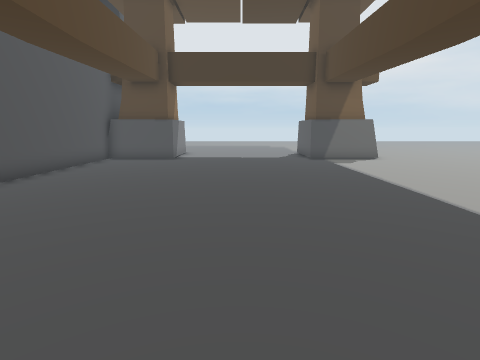
[1] (above)

19 first-person views from a walk through a scene from a Unity 3-D project. The camera is 1.5 m above the floor, tilts 10° down and sees 80° across. The floor is counted in squares, 1 m on a side. Each view is taken from the middle of a square. On the plan, view 1 faces up. The plan holds only what a view shows up to about 14 squares ahead; the rest is blank. The place goes on beyond the plan.

[2]
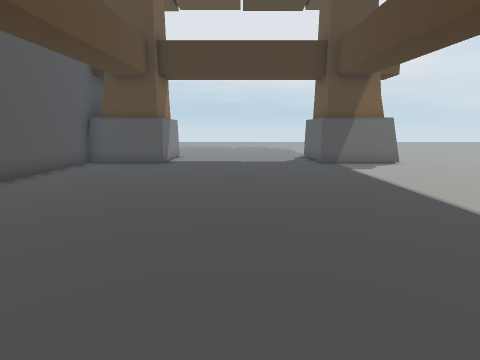

[3]
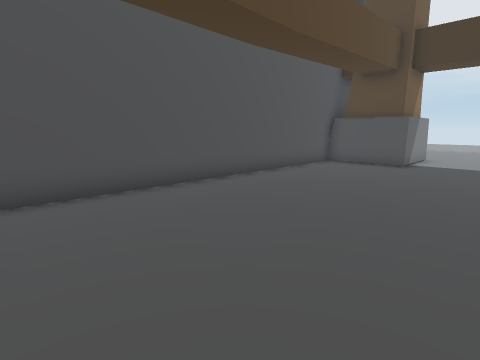

[4]
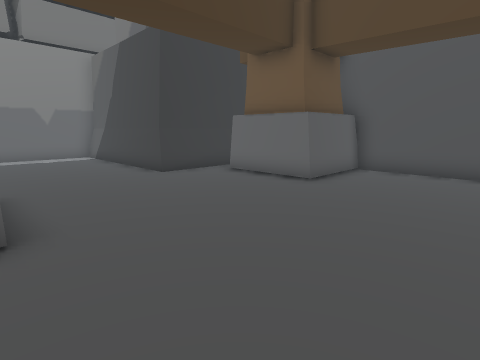

[5]
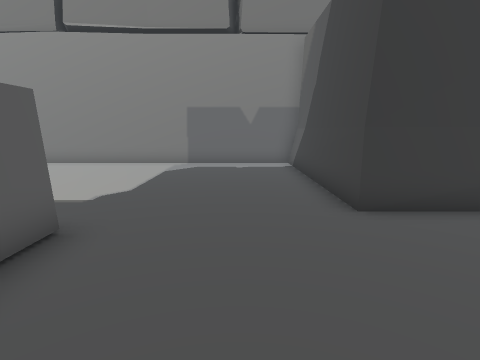

[6]
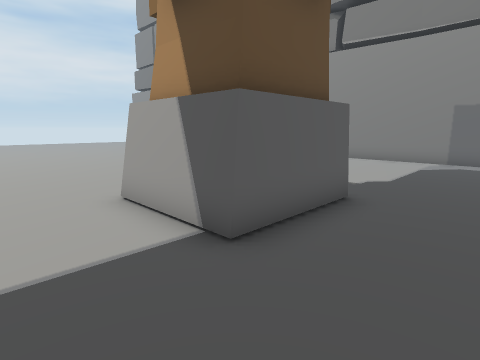

[7]
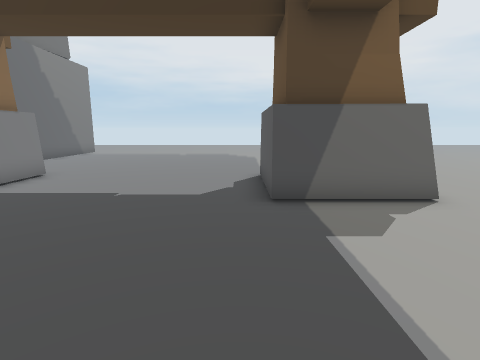

[8]
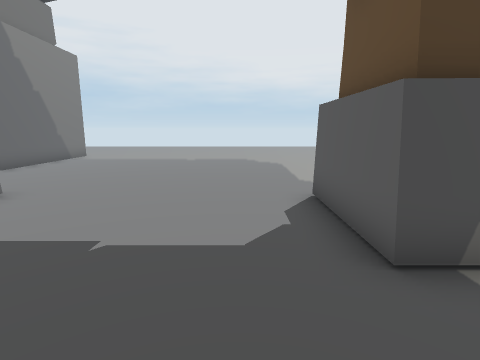

[9]
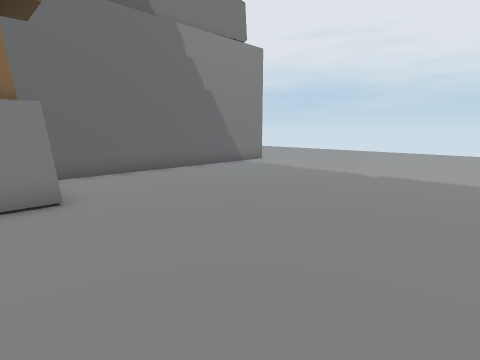

[10]
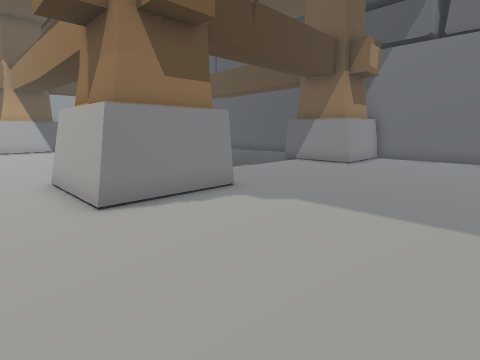

[11]
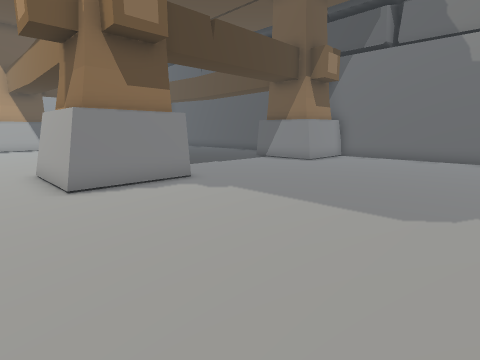

[12]
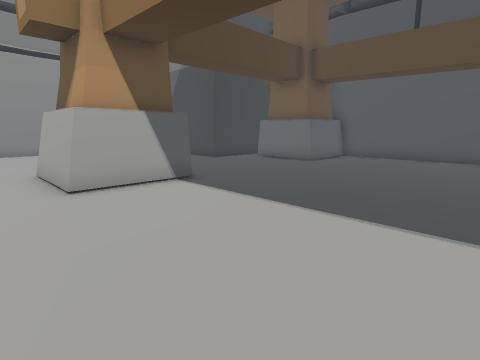

[13]
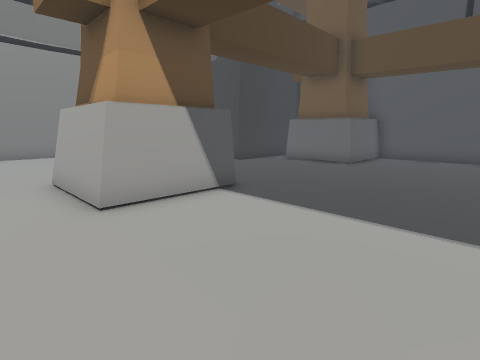

[14]
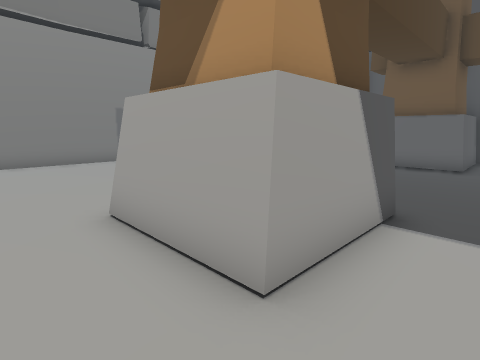

[15]
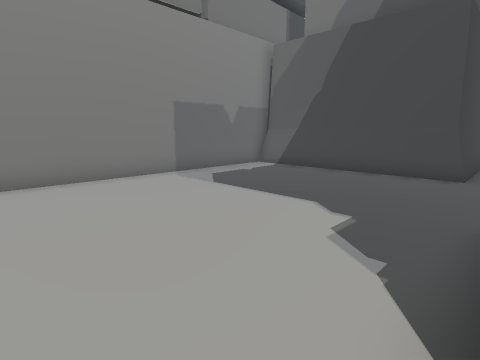

[16]
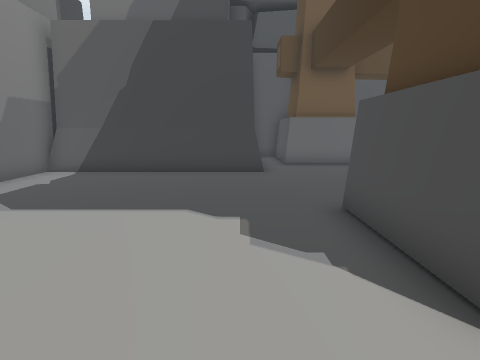

[17]
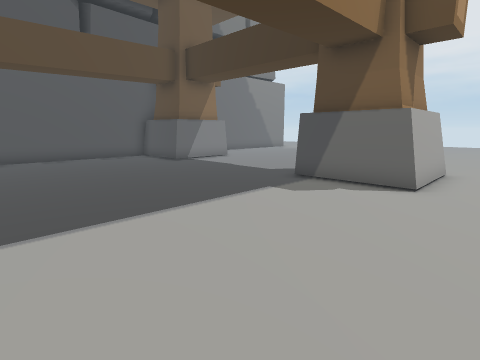

[18]
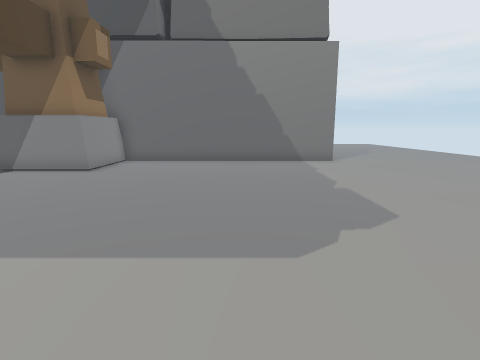

[19]
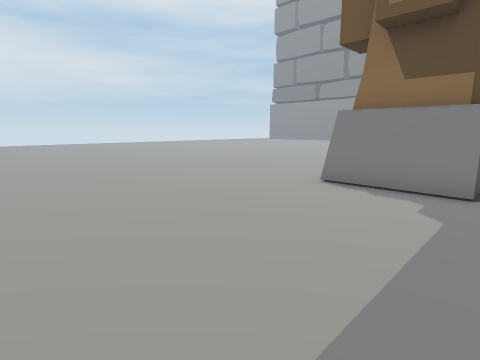

### Floor plan
Points are (right, up) in squares from view 1. A wall is a line through its corners. A room is listed if a view was taken in it or the views show most of it. See-through windows are left out.
Room 1 (views 1, 2, 3, 4, 5, 6, 7, 8, 9, 10, 11, 12, 13, 14, 15, 16, 17, 18, 19)
walls: (3.7, 14.9) (3.7, 18.4) (7.1, 18.4) (7.1, 14.9) (3.7, 14.9); (3.7, 1.4) (7.1, 1.4) (7.1, -1.9) (3.7, -1.9) (3.7, 1.4); (-6.9, 15.3) (-6.9, 1.4) (-3.5, 1.4) (-3.5, -1.9); (-1.3, -3.2) (-1.3, -11); (-5.5, -3.4) (-1.3, -3.4); (-6.9, 26.5) (-6.9, 18.4) (-3.5, 18.4) (-3.5, 14.9) (-6.9, 14.9); (-2.1, -10.9) (9.6, -10.9)
low walls: (-4.8, -3.2) (-1.3, -3.2)

Positions as (right, up) in squares from view 1, and headings:
1: (0, 0), facing up
2: (0, 2), facing up
3: (0, 2), facing up-left
4: (4, 6), facing down-left
5: (1, 2), facing down
6: (1, 4), facing down-right
7: (3, 9), facing up
8: (2, 12), facing up
9: (3, 17), facing up-left
10: (9, 24), facing down-left
11: (9, 26), facing down-left
12: (9, 9), facing down-left
13: (9, 7), facing down-left
14: (9, 3), facing down-left
15: (9, -2), facing down-left
16: (9, -4), facing left
17: (9, 7), facing up-left
18: (7, 24), facing left
19: (3, 26), facing down-right
